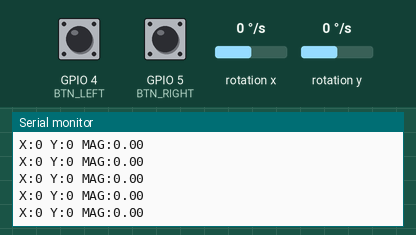
The sketch below on a simulated ESP32-C3. Shown: the last lines printed to the serial monitor. Wiring (inferred from the names in the program): MPU-6050 motion sensor at I2C address 0x68. The inputs (shaded band) are chosen by the test bench; at power-on: GPIO 4 (BTN_LEFT) HIGH, GPIO 5 (BTN_RIGHT) HIGH, rotation x 0 °/s, rotation y 0 °/s. USB keyboard and mouse output is not drawn.

Above: at 4.8 s.
4.9 s: GPIO 4 (BTN_LEFT) pulled LOW for 0.15 s
6.5 s: GPIO 5 (BTN_RIGHT) pulled LOW for 0.15 s
8.1 s: rotation x set to -192 °/s
At 8.33 s:
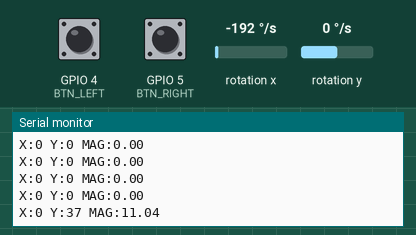
9.6 s: rotation y set to -192 °/s
At 9.71 s:
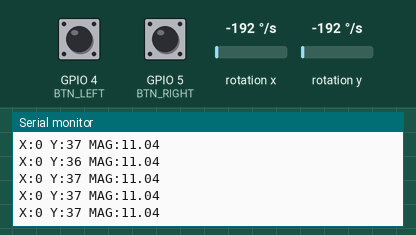
11.1 s: rotation x set to -100 °/s
At 11.23 s:
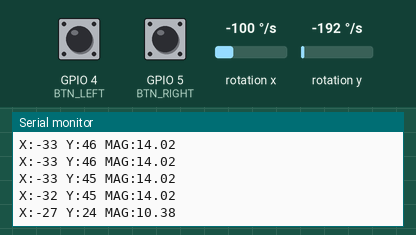
Timing chart, 0 to 13.6 s (numbered marks = the images above; inputs shaded):
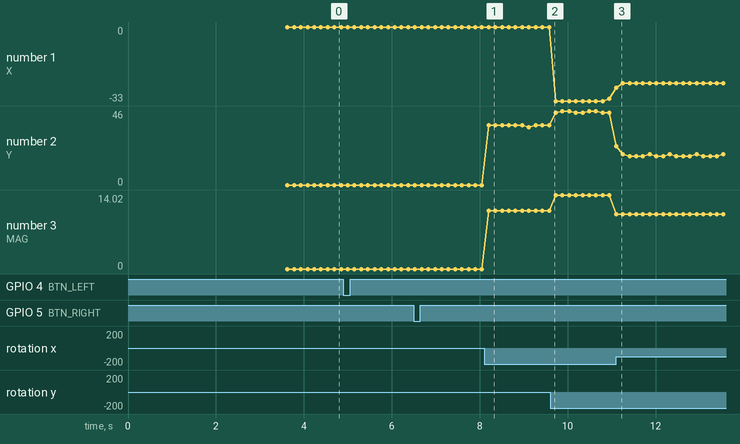

Measured:
- after the input at 8.1 s, the serial monitor: prints a new line after 0.10 s (image 1)
- after the input at 11.1 s, the serial monitor: prints a new line at once (image 3)
- plotted number 1: 0 → -32 after the input at 9.6 s, -32 → -25 after the input at 11.1 s
- plotted number 2: 0 → 37 after the input at 8.1 s, 37 → 45 after the input at 9.6 s, 45 → 19 after the input at 11.1 s
- plotted number 3: 0 → 11.04 after the input at 8.1 s, 11.04 → 14.02 after the input at 9.6 s, 14.02 → 10.38 after the input at 11.1 s

The sketch:

code.ino
```cpp
/*
============================================================================
AIR MOUSE PRO V7 ULTRA
DOWNWARD FIX + TRUE DIAGONALS + STABLE + SMOOTH UX
============================================================================

FIXES:
✓ Real diagonal movement
✓ Stable idle
✓ Better downward movement
✓ Easier downward diagonals
✓ Less aggressive wrist tilt needed
✓ Smooth tiny targeting
✓ Fast corner traversal
✓ No robotic feel
✓ Proper BLE mouse behavior
✓ Better Android TV UX
✓ Residual precision movement
✓ Human wrist compensation

BOARD:
ESP32-C3 Super Mini

MPU6050:
SDA -> GPIO6
SCL -> GPIO7

BUTTONS:
GPIO4 -> LEFT CLICK
GPIO5 -> RIGHT CLICK

============================================================================
*/

#include <Wire.h>
#include <BleMouse.h>
#include <math.h>

// ============================================================================
// PINS
// ============================================================================

#define SDA_PIN      6
#define SCL_PIN      7

#define BTN_LEFT     4
#define BTN_RIGHT    5

#define MPU_ADDR     0x68

// ============================================================================
// BLE
// ============================================================================

BleMouse bleMouse("AirMouse-C3", "ESP32", 100);

// ============================================================================
// TUNING
// ============================================================================

// LOWER = FASTER
float gyroScale = 24.0;

// smoothing
float alphaStill = 0.96;
float alphaMove  = 0.20;

// deadzone
float deadzone = 0.15;

// still detection
float stillThreshold = 1.8;

// damping
float damping = 0.86;

// micro movement boost
float microBoost = 1.18;

// acceleration
float accelMultiplier = 0.16;
float accelExponent   = 1.25;

// max speed
int maxSpeed = 85;

// residual cleanup
float residualDecay = 0.90;

// ============================================================================
// VARIABLES
// ============================================================================

float gyroOffsetX = 0;
float gyroOffsetY = 0;

float smoothX = 0;
float smoothY = 0;

float accumX = 0;
float accumY = 0;

bool prevLeft  = HIGH;
bool prevRight = HIGH;

unsigned long lastLeftClick  = 0;
unsigned long lastRightClick = 0;

// ============================================================================
// MPU INIT
// ============================================================================

void initMPU() {

  Wire.beginTransmission(MPU_ADDR);

  if (Wire.endTransmission() != 0) {

    Serial.println("MPU6050 NOT FOUND");

    while (1) {
      delay(100);
    }
  }

  // Wake MPU
  Wire.beginTransmission(MPU_ADDR);
  Wire.write(0x6B);
  Wire.write(0x00);
  Wire.endTransmission(true);

  // Gyro ±250°/s
  Wire.beginTransmission(MPU_ADDR);
  Wire.write(0x1B);
  Wire.write(0x00);
  Wire.endTransmission(true);

  // Accel ±2g
  Wire.beginTransmission(MPU_ADDR);
  Wire.write(0x1C);
  Wire.write(0x00);
  Wire.endTransmission(true);

  // Low Pass Filter
  Wire.beginTransmission(MPU_ADDR);
  Wire.write(0x1A);
  Wire.write(0x04);
  Wire.endTransmission(true);

  Serial.println("MPU READY");
}

// ============================================================================
// READ MPU
// ============================================================================

void readMPU(int16_t &gx, int16_t &gy) {

  Wire.beginTransmission(MPU_ADDR);
  Wire.write(0x43);
  Wire.endTransmission(false);

  Wire.requestFrom((uint8_t)MPU_ADDR, (uint8_t)4, (uint8_t)true);

  gx = (Wire.read() << 8) | Wire.read();
  gy = (Wire.read() << 8) | Wire.read();
}

// ============================================================================
// CALIBRATION
// ============================================================================

void calibrateMPU() {

  Serial.println("KEEP DEVICE STILL");

  long sumGX = 0;
  long sumGY = 0;

  for (int i = 0; i < 800; i++) {

    int16_t gx, gy;

    readMPU(gx, gy);

    sumGX += gx;
    sumGY += gy;

    delay(2);
  }

  gyroOffsetX = sumGX / 800.0;
  gyroOffsetY = sumGY / 800.0;

  Serial.println("CALIBRATION DONE");

  Serial.print("OFFSET X: ");
  Serial.println(gyroOffsetX);

  Serial.print("OFFSET Y: ");
  Serial.println(gyroOffsetY);
}

// ============================================================================
// SETUP
// ============================================================================

void setup() {

  Serial.begin(115200);

  delay(1500);

  Serial.println("\nAIR MOUSE PRO V7 ULTRA");

  pinMode(BTN_LEFT, INPUT_PULLUP);
  pinMode(BTN_RIGHT, INPUT_PULLUP);

  Wire.begin(SDA_PIN, SCL_PIN);

  Wire.setClock(400000);

  initMPU();

  calibrateMPU();

  bleMouse.begin();

  Serial.println("BLE READY");
  Serial.println("SEARCH: AirMouse-C3");
}

// ============================================================================
// LOOP
// ============================================================================

void loop() {

  if (bleMouse.isConnected()) {

    int16_t gx, gy;

    readMPU(gx, gy);

    // ============================================================
    // GYRO
    // ============================================================

    float gyroX =
      (gx - gyroOffsetX) / 131.0;

    float gyroY =
      (gy - gyroOffsetY) / 131.0;

    // ============================================================
    // TRUE DIAGONAL VELOCITY
    // ============================================================

    float rawX = gyroY / gyroScale;
    float rawY = -gyroX / gyroScale;

    // ============================================================
    // HUMAN WRIST COMPENSATION
    // Downward movement assist
    // ============================================================

    if (rawY > 0) {

      rawY *= 1.38;
      rawX *= 1.08;
    }

    if (rawY < 0) {

      rawY *= 1.02;
    }

    // ============================================================
    // NOISE FILTER
    // ============================================================

    if (fabs(rawX) < deadzone)
      rawX = 0;

    if (fabs(rawY) < deadzone)
      rawY = 0;

    // ============================================================
    // MAGNITUDE
    // ============================================================

    float magnitude =
      sqrt((rawX * rawX) +
           (rawY * rawY));

    // ============================================================
    // DYNAMIC ACCELERATION
    // ============================================================

    float accel =
      1.0 +
      pow(magnitude * accelMultiplier,
          accelExponent);

    // Extra acceleration downward
    if (rawY > 0) {

      accel *= 1.22;
    }

    rawX *= accel;
    rawY *= accel;

    // ============================================================
    // ADAPTIVE SMOOTHING
    // ============================================================

    float alpha;

    if (magnitude < stillThreshold) {

      alpha = alphaStill;

    } else {

      alpha = alphaMove;
    }

    // ============================================================
    // SMOOTHING
    // ============================================================

    smoothX =
      (alpha * smoothX) +
      ((1.0 - alpha) * rawX);

    smoothY =
      (alpha * smoothY) +
      ((1.0 - alpha) * rawY);

    // ============================================================
    // DIRECTIONAL DAMPING
    // ============================================================

    float dampX = damping;
    float dampY = damping;

    // freer downward motion
    if (smoothY > 0) {

      dampY = 0.92;
    }

    smoothX *= dampX;
    smoothY *= dampY;

    // ============================================================
    // MICRO MOVEMENT BOOST
    // ============================================================

    if (fabs(smoothX) < 0.35 &&
        smoothX != 0) {

      smoothX *= microBoost;
    }

    if (fabs(smoothY) < 0.35 &&
        smoothY != 0) {

      smoothY *= microBoost * 1.12;
    }

    // ============================================================
    // IDLE LOCK
    // ============================================================

    if (magnitude < 0.30) {

      smoothX = 0;
      smoothY = 0;

      accumX *= residualDecay;
      accumY *= residualDecay;

      if (fabs(accumX) < 0.05)
        accumX = 0;

      if (fabs(accumY) < 0.05)
        accumY = 0;
    }

    // ============================================================
    // SUB PIXEL ACCUMULATION
    // ============================================================

    accumX += smoothX;
    accumY += smoothY;

    int moveX = (int)accumX;
    int moveY = (int)accumY;

    accumX -= moveX;
    accumY -= moveY;

    // ============================================================
    // LIMIT
    // ============================================================

    moveX = constrain(moveX, -maxSpeed, maxSpeed);
    moveY = constrain(moveY, -maxSpeed, maxSpeed);

    // ============================================================
    // SEND MOVEMENT
    // ============================================================

    if (moveX != 0 || moveY != 0) {

      bleMouse.move(moveX, moveY);
    }

    // ============================================================
    // BUTTONS
    // ============================================================

    bool leftNow  = digitalRead(BTN_LEFT);
    bool rightNow = digitalRead(BTN_RIGHT);

    // LEFT CLICK
    if (prevLeft == HIGH && leftNow == LOW) {

      if (millis() - lastLeftClick > 80) {

        bleMouse.click(MOUSE_LEFT);

        lastLeftClick = millis();

        Serial.println("LEFT CLICK");
      }
    }

    // RIGHT CLICK
    if (prevRight == HIGH && rightNow == LOW) {

      if (millis() - lastRightClick > 80) {

        bleMouse.click(MOUSE_RIGHT);

        lastRightClick = millis();

        Serial.println("RIGHT CLICK");
      }
    }

    prevLeft  = leftNow;
    prevRight = rightNow;

    // ============================================================
    // DEBUG
    // ============================================================

    static unsigned long lastPrint = 0;

    if (millis() - lastPrint > 150) {

      Serial.print("X:");
      Serial.print(moveX);

      Serial.print(" Y:");
      Serial.print(moveY);

      Serial.print(" MAG:");
      Serial.println(magnitude, 2);

      lastPrint = millis();
    }
  }

  delay(2);
}

/*
============================================================================
TUNING GUIDE
============================================================================

FASTER CURSOR:
gyroScale = 20

SLOWER CURSOR:
gyroScale = 28

MORE STABLE:
alphaStill = 0.97

LESS LAG:
alphaMove = 0.15

LESS JITTER:
deadzone = 0.20

MORE FLOATY:
damping = 0.90

MORE SHARP:
damping = 0.80

MORE DOWNWARD ASSIST:
rawY *= 1.50;

============================================================================
*/
```
